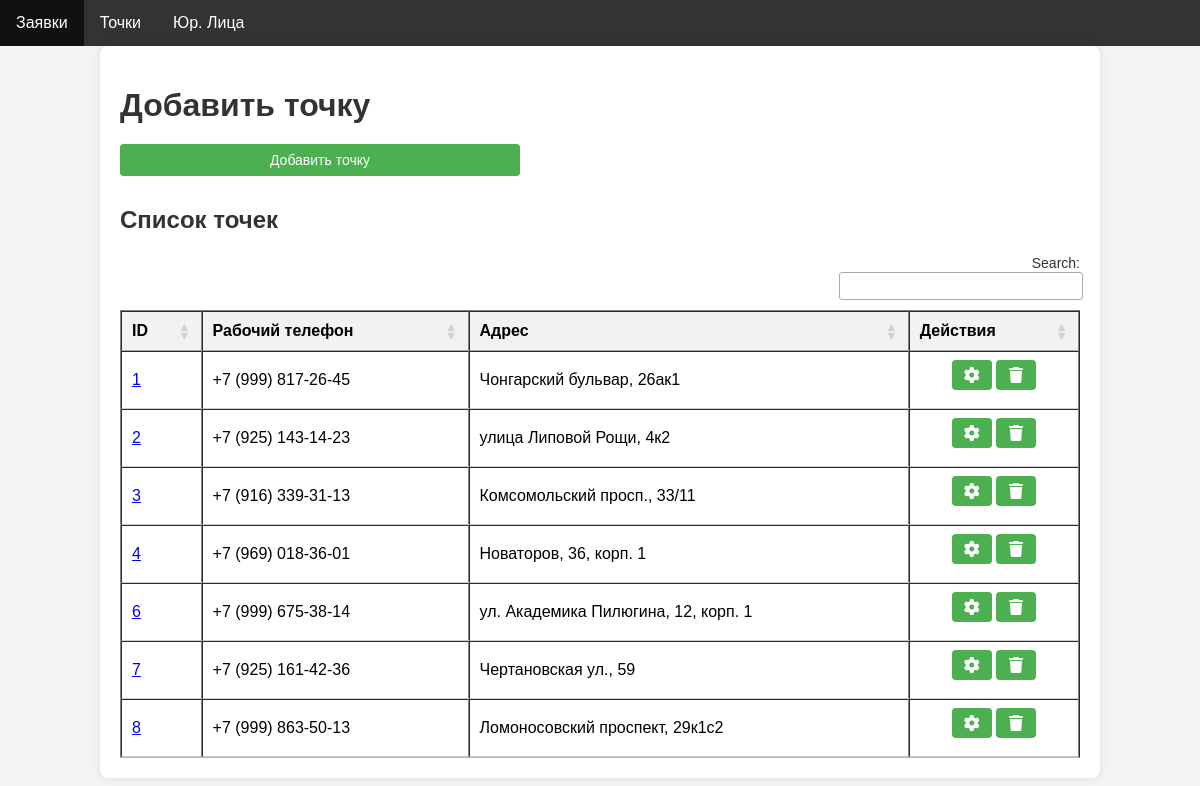
Screenshot of /entities/1/objects (signed in) with the database file from the repository.
### db/models/tables.py (models this page shows)
class BaseModel(Model):
    class Meta:
        database = db

class Object(BaseModel):
    id = AutoField(primary_key=True)
    address = CharField()
    login = CharField()
    entity_id = ForeignKeyField(Entity, on_delete='CASCADE')
    phone = CharField()

### web_app/app.py (the view)
@app.route('/entities/<int:entity_id>/objects', methods=['GET'])
@login_required
def entity_objects(entity_id):
    objects = Object.select().where(Object.entity_id == entity_id)
    entity = Entity.get(Entity.id == entity_id)
    return render_template('entity_objects.html', objects=objects, entity=entity)

### web_app/app.py (called while the page is built)
def login_required(f):
    @wraps(f)
    def decorated_function(*args, **kwargs):
        if 'username' not in session:
            flash('Пожалуйста, войдите для доступа к этой странице', 'warning')
            return redirect(url_for('login'))
        return f(*args, **kwargs)
    return decorated_function

### web_app/templates/entity_objects.html (shortened to what this page needs)
{% extends "base.html" %}
{% block content %}
<div class="container">
    <h1>Добавить точку</h1>
    <button class="btn" id="addPointBtn">Добавить точку</button>
    <h2>Список точек</h2>
    <table border="1" id="objects_table">
        <thead>
        <tr>
            <th>ID</th>
            <th>Рабочий телефон</th>
            <th>Адрес</th>
            <th>Действия</th>
        </tr>
        </thead>
        <tbody>
        {% for object in objects %}
        <tr data-id="{{ object.id }}">
            <td><a href="{{ url_for('object_orders', object_id=object.id) }}">{{ object.id }}</a></td>
            <td>{{ object.phone }}</td>
            <td>{{ object.address }}</td>
            <td>
                <div class="action-buttons">
                    <form action="{{ url_for('update_object', login=object.login) }}" method="get"
                          style="display:inline;">
                        <button class="changeObjectBtn" title="Изменить данные" type="submit">
                            <i class="fas fa-cog"></i>
                        </button>
                        <button class="deleteObjectBtn" title="Удалить точку">
                            <i class="fa fa-trash"></i>
                        </button>
                    </form>
                </div>
            </td>
        </tr>
        {% endfor %}
        </tbody>
    </table>
</div>
{% endblock %}

### web_app/static/css/style.css (style rules this page uses)
body { font-family: Arial, sans-serif; background-color: #f4f4f4; margin: 0; padding: 0; }
.container { width: 80%; margin: 0 auto; padding: 20px; background-color: #fff; box-shadow: 0 0 10px rgba(0, 0, 0, 0.1); border-radius: 8px; }
h1, h2 { color: #333; margin-bottom: 20px; }
table { width: 100%; border-collapse: collapse; }
th, td { width: auto; padding: 8px; white-space: nowrap; text-align: left; }
th { width: auto; height: auto; background-color: #f2f2f2; font-weight: bold; text-align: center; padding: none; }
form { display: flex; flex-direction: column; }
input, select, button { margin-bottom: 10px; padding: 8px; font-size: 14px; width: 100%; max-width: 400px; border: 1px solid #ddd; border-radius: 4px; }
button { background-color: #4CAF50; color: white; border: none; cursor: pointer; transition: background-color 0.3s, transform 0.2s; border-radius: 4px; }
.action-buttons { display: flex; justify-content: center; align-items: center; }
.small-btn, .deleteEntityBtn, .deleteObjectBtn, .changeObjectBtn { padding: 5px; cursor: pointer; font-size: 14px; width: 40px; height: 30px; align-items: center; justify-content: center; }
.small-btn i, .deleteEntityBtn i, .deleteObjectBtn i, .changeObjectBtn i { font-size: 16px; }

### rows the page displays
Object: id "1", phone "+7 (999) 817-26-45", address "Чонгарский бульвар, 26ак1"
Object: id "2", phone "+7 (925) 143-14-23", address "улица Липовой Рощи, 4к2"
Object: id "3", phone "+7 (916) 339-31-13", address "Комсомольский просп., 33/11"
Object: id "4", phone "+7 (969) 018-36-01", address "Новаторов, 36, корп. 1"
Object: id "6", phone "+7 (999) 675-38-14", address "ул. Академика Пилюгина, 12, корп. 1"
Object: id "7", phone "+7 (925) 161-42-36", address "Чертановская ул., 59"
Object: id "8", phone "+7 (999) 863-50-13", address "Ломоносовский проспект, 29к1с2"
